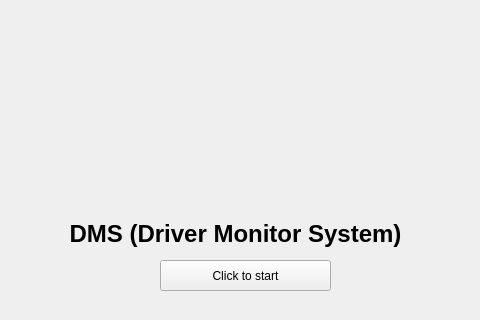
<?xml version="1.0" encoding="UTF-8"?>
<ui version="4.0">
 <class>MainWindow</class>
 <widget class="QMainWindow" name="MainWindow">
  <property name="geometry">
   <rect>
    <x>0</x>
    <y>0</y>
    <width>480</width>
    <height>320</height>
   </rect>
  </property>
  <property name="windowTitle">
   <string>MainWindow</string>
  </property>
  <widget class="QWidget" name="centralwidget">
   <widget class="QLabel" name="titleLabel">
    <property name="geometry">
     <rect>
      <x>30</x>
      <y>220</y>
      <width>411</width>
      <height>41</height>
     </rect>
    </property>
    <property name="font">
     <font>
      <pointsize>18</pointsize>
      <bold>true</bold>
     </font>
    </property>
    <property name="text">
     <string>DMS (Driver Monitor System)</string>
    </property>
    <property name="alignment">
     <set>Qt::AlignHCenter|Qt::AlignTop</set>
    </property>
   </widget>
   <widget class="QPushButton" name="pushButton">
    <property name="geometry">
     <rect>
      <x>160</x>
      <y>260</y>
      <width>171</width>
      <height>31</height>
     </rect>
    </property>
    <property name="text">
     <string>Click to start</string>
    </property>
   </widget>
   <widget class="QLabel" name="imageLabel">
    <property name="geometry">
     <rect>
      <x>120</x>
      <y>20</y>
      <width>251</width>
      <height>211</height>
     </rect>
    </property>
    <property name="text">
     <string/>
    </property>
    <property name="pixmap">
     <pixmap resource="resources.qrc">:/images/image/car.png</pixmap>
    </property>
    <property name="scaledContents">
     <bool>true</bool>
    </property>
   </widget>
  </widget>
 </widget>
 <resources>
  <include location="resources.qrc"/>
 </resources>
 <connections/>
</ui>
